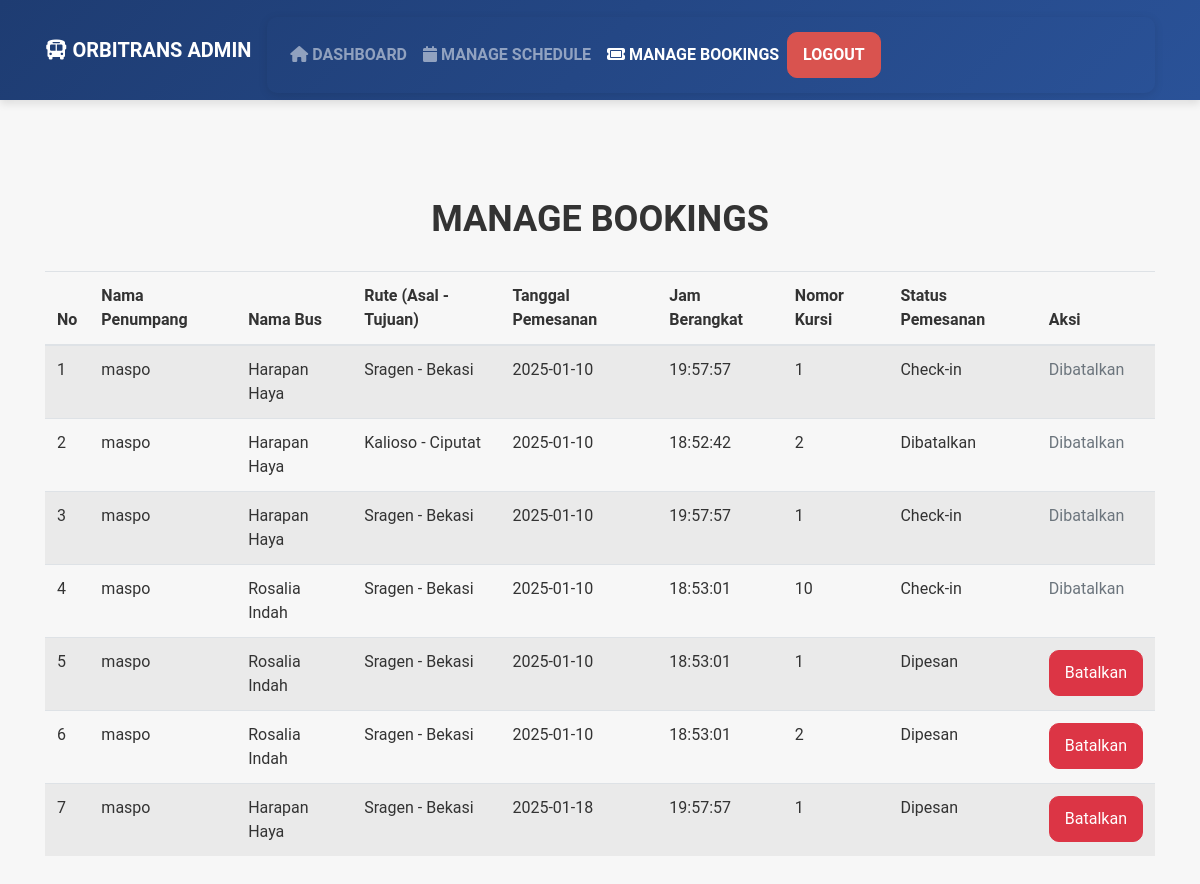
Page /src/views/admin/manage_bookings.php (signed in) on the committed database.
### tables this page shows
CREATE TABLE `pemesanan` (
  `pemesanan_id` int NOT NULL,
  `penumpang_id` int DEFAULT NULL,
  `bus_id` int DEFAULT NULL,
  `tanggal_pesan` date DEFAULT NULL,
  `nomor_kursi` int DEFAULT NULL,
  `status_pemesanan` enum('dipesan','dibayar','dibatalkan','kadaluarsa','check-in') DEFAULT NULL
);

CREATE TABLE `penumpang` (
  `penumpang_id` int NOT NULL,
  `nama` varchar(100) DEFAULT NULL,
  `NIK` varchar(20) DEFAULT NULL,
  `email` varchar(50) DEFAULT NULL,
  `password` varchar(255) DEFAULT NULL
);

CREATE TABLE `bus` (
  `bus_id` int NOT NULL,
  `nama_bus` varchar(100) DEFAULT NULL,
  `terminal_asal` varchar(100) DEFAULT NULL,
  `terminal_tujuan` varchar(100) DEFAULT NULL,
  `kelas` varchar(50) DEFAULT NULL,
  `harga_tiket` decimal(10,2) DEFAULT NULL,
  `jam_berangkat` time DEFAULT NULL,
  `jam_tiba` time DEFAULT NULL,
  `kapasitas` int DEFAULT NULL
);

### src/controllers/BookingController.php (called while the page is built, shortened)
<?php
class BookingController {
    private $conn;
    public function __construct($db) {
        $this->conn = $db;
    }
    public function getAllBookings() {
        $query = "SELECT
                    p.pemesanan_id,
                    pen.nama AS nama_penumpang,
                    b.nama_bus,
                    b.terminal_asal,
                    b.terminal_tujuan,
                    p.tanggal_pesan,
                    b.jam_berangkat,
                    p.nomor_kursi,
                    p.status_pemesanan
                  FROM pemesanan p
                  JOIN penumpang pen ON p.penumpang_id = pen.penumpang_id
                  JOIN bus b ON p.bus_id = b.bus_id";
        $result = $this->conn->query($query);
        return $result;
    }
}

### src/views/admin/manage_bookings.php (the view, shortened to what this page needs)
<?php
include '../../../config/config.php';
include '../../controllers/BookingController.php';
$bookingController = new BookingController($conn);
$bookings = $bookingController->getAllBookings();
?>
<!DOCTYPE html>
<html lang="en">
<head>
    <link rel="stylesheet" href="/bus2/public/css/bootstrap.min.css">
    <link rel="stylesheet" href="../../../public/css/style_landing.css">
    <link rel="stylesheet" href="https://cdnjs.cloudflare.com/ajax/libs/font-awesome/6.0.0-beta3/css/all.min.css">
</head>
<body>
<nav class="navbar navbar-expand-lg navbar-dark bg-dark">
    <div class="container">
        <a class="navbar-brand" href="#">
            <i class="fas fa-bus"></i> OrbiTrans Admin
        </a>
        <div class="collapse navbar-collapse" id="navbarNav">
            <ul class="navbar-nav">
                <li class="nav-item">
                    <a class="nav-link" href="dashboard.php">
                        <i class="fas fa-home"></i> Dashboard
                    </a>
                </li>
                <li class="nav-item">
                    <a class="nav-link" href="manage_schedule.php">
                        <i class="fas fa-calendar"></i> Manage Schedule
                    </a>
                </li>
                <li class="nav-item">
                    <a class="nav-link active" href="manage_bookings.php">
                        <i class="fas fa-ticket"></i> Manage Bookings
                    </a>
                </li>
            </ul>
            <a class="btn btn-danger ms-auto text-white" href="logout.php">Logout</a>
        </div>
    </div>
</nav>
<div class="container mt-5">
    <h2 class="text-center">Manage Bookings</h2>
    <table class="table table-striped mt-4">
        <thead>
            <tr>
                <th>No</th>
                <th>Nama Penumpang</th>
                <th>Nama Bus</th>
                <th>Rute (Asal - Tujuan)</th>
                <th>Tanggal Pemesanan</th>
                <th>Jam Berangkat</th>
                <th>Nomor Kursi</th>
                <th>Status Pemesanan</th>
                <th>Aksi</th>
            </tr>
        </thead>
        <tbody>
            <?php $i = 1; while ($booking = $bookings->fetch_assoc()): ?>
                <tr>
                    <td><?php echo $i++; ?></td>
                    <td><?php echo $booking['nama_penumpang']; ?></td>
                    <td><?php echo $booking['nama_bus']; ?></td>
                    <td><?php echo $booking['terminal_asal'] . " - " . $booking['terminal_tujuan']; ?></td>
                    <td><?php echo $booking['tanggal_pesan']; ?></td>
                    <td><?php echo $booking['jam_berangkat']; ?></td>
                    <td><?php echo $booking['nomor_kursi']; ?></td>
                    <td><?php echo ucfirst($booking['status_pemesanan']); ?></td>
                    <td>
                        <?php if ($booking['status_pemesanan'] !== 'dibatalkan' && $booking['status_pemesanan'] !== 'check-in'): ?>
                            <a href="cancel_booking.php?booking_id=<?php echo $booking['pemesanan_id']; ?>" class="btn btn-danger btn-sm" onclick="return confirm('Apakah Anda yakin ingin membatalkan pemesanan ini?');">Batalkan</a>
                        <?php else: ?>
                            <span class="text-muted">Dibatalkan</span>
                        <?php endif; ?>
                    </td>
                </tr>
            <?php endwhile; ?>
        </tbody>
    </table>
</div>
</body>
</html>

### public/css/style_landing.css (style rules this page uses)
body { font-family: 'Roboto', sans-serif; background: #f7f7f7; color: #333; margin: 0; padding: 0; }
.navbar { background: linear-gradient(135deg, #1e3c72, #2a5298); padding: 8px 0; height: 100px; box-shadow: 0 4px 8px rgba(0, 0, 0, 0.1); }
.navbar a { font-weight: 600; text-transform: uppercase; color: #fff; }
.navbar .btn { background-color: #d9534f; border-color: #d9534f; transition: background-color 0.3s, border-color 0.3s; }
.container { padding: 50px 15px; }
h2.text-center { font-size: 36px; font-weight: 700; color: #333; text-transform: uppercase; margin-bottom: 30px; }
.form-control, .btn { border-radius: 10px; padding: 10px 15px; font-size: 16px; }
.collapse { padding: 15px; border-radius: 10px; margin-top: 10px; font-size: 16px; color: #555; box-shadow: 0 2px 10px rgba(0, 0, 0, 0.1); }

### rows in the picture
pemesanan: penumpang.nama "maspo", bus.nama_bus "Harapan Haya", bus.terminal_asal "Sragen", bus.terminal_tujuan "Bekasi", tanggal_pesan "2025-01-10", bus.jam_berangkat "19:57:57", nomor_kursi "1", status_pemesanan "Check-in", shows "Dibatalkan"
pemesanan: penumpang.nama "maspo", bus.nama_bus "Harapan Haya", bus.terminal_asal "Kalioso", bus.terminal_tujuan "Ciputat", tanggal_pesan "2025-01-10", bus.jam_berangkat "18:52:42", nomor_kursi "2", status_pemesanan "Dibatalkan"
pemesanan: penumpang.nama "maspo", bus.nama_bus "Harapan Haya", bus.terminal_asal "Sragen", bus.terminal_tujuan "Bekasi", tanggal_pesan "2025-01-10", bus.jam_berangkat "19:57:57", nomor_kursi "1", status_pemesanan "Check-in", shows "Dibatalkan"
pemesanan: penumpang.nama "maspo", bus.nama_bus "Rosalia Indah", bus.terminal_asal "Sragen", bus.terminal_tujuan "Bekasi", tanggal_pesan "2025-01-10", bus.jam_berangkat "18:53:01", nomor_kursi "10", status_pemesanan "Check-in", shows "Dibatalkan"
pemesanan: penumpang.nama "maspo", bus.nama_bus "Rosalia Indah", bus.terminal_asal "Sragen", bus.terminal_tujuan "Bekasi", tanggal_pesan "2025-01-10", bus.jam_berangkat "18:53:01", nomor_kursi "1", status_pemesanan "Dipesan"
pemesanan: penumpang.nama "maspo", bus.nama_bus "Rosalia Indah", bus.terminal_asal "Sragen", bus.terminal_tujuan "Bekasi", tanggal_pesan "2025-01-10", bus.jam_berangkat "18:53:01", nomor_kursi "2", status_pemesanan "Dipesan"
pemesanan: penumpang.nama "maspo", bus.nama_bus "Harapan Haya", bus.terminal_asal "Sragen", bus.terminal_tujuan "Bekasi", tanggal_pesan "2025-01-18", bus.jam_berangkat "19:57:57", nomor_kursi "1", status_pemesanan "Dipesan"
